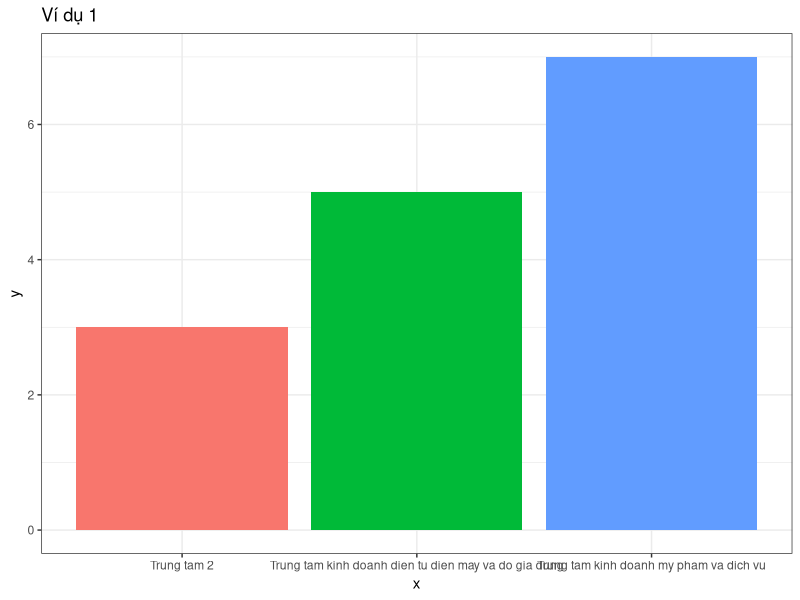
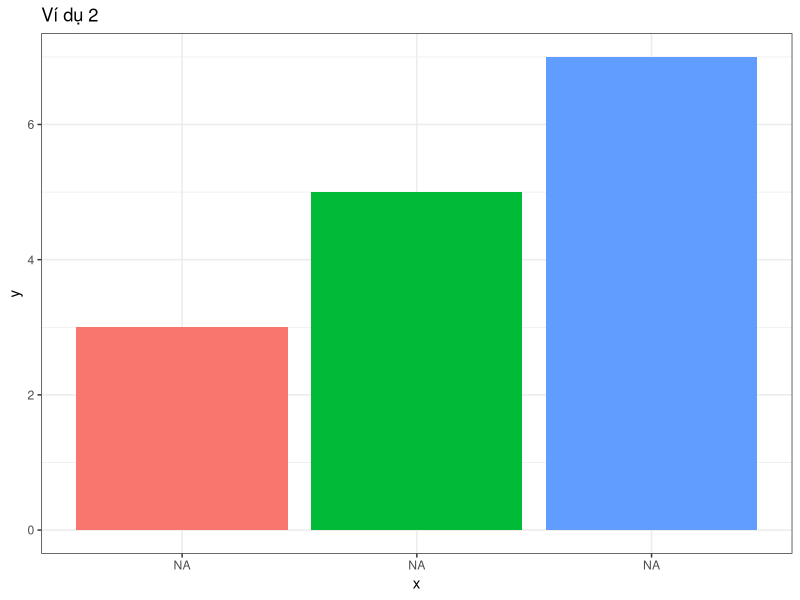

The R script that drew these images, in order:
## ---- chunk 1
library(dplyr)
library(ggplot2)

data <- data.frame(x = c("Trung tam kinh doanh dien tu dien may va do gia dung", 
                         "Trung tam 2", 
                         "Trung tam kinh doanh my pham va dich vu"),
                   y = c(5,3,7))

# Vẽ biểu đồ thông thường, không xử lý với factor
data %>% 
  ggplot(aes(x, y)) + 
  geom_bar(stat = "identity", aes(fill = x)) +
  theme_bw() +
  theme(legend.position = "none") +
  ggtitle("Ví dụ 1")
## ---- chunk 2
library(stringr)
data %>% 
  ggplot(aes(x, y)) + 
  geom_bar(stat = "identity", aes(fill = x)) +
  theme_bw() +
  theme(legend.position = "none") +
  scale_x_discrete(labels = str_wrap(levels(data$x), width = 20)) +
  ggtitle("Ví dụ 2")
